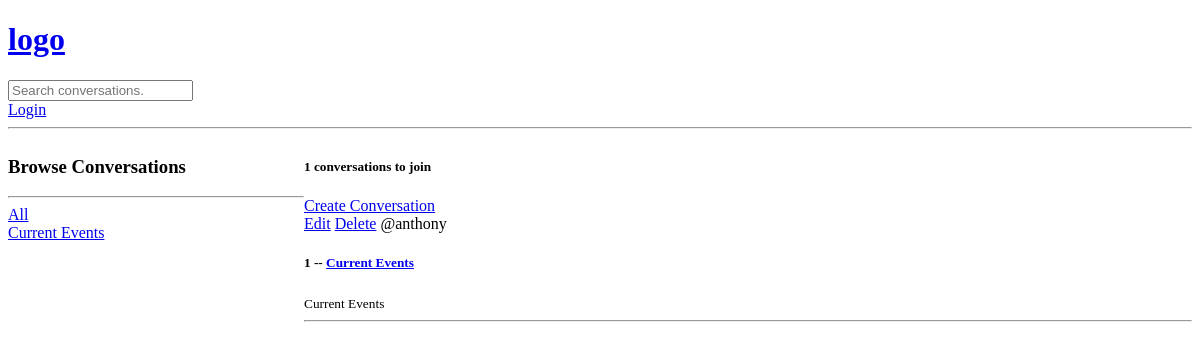
/, run on an earlier commit of the app's database.
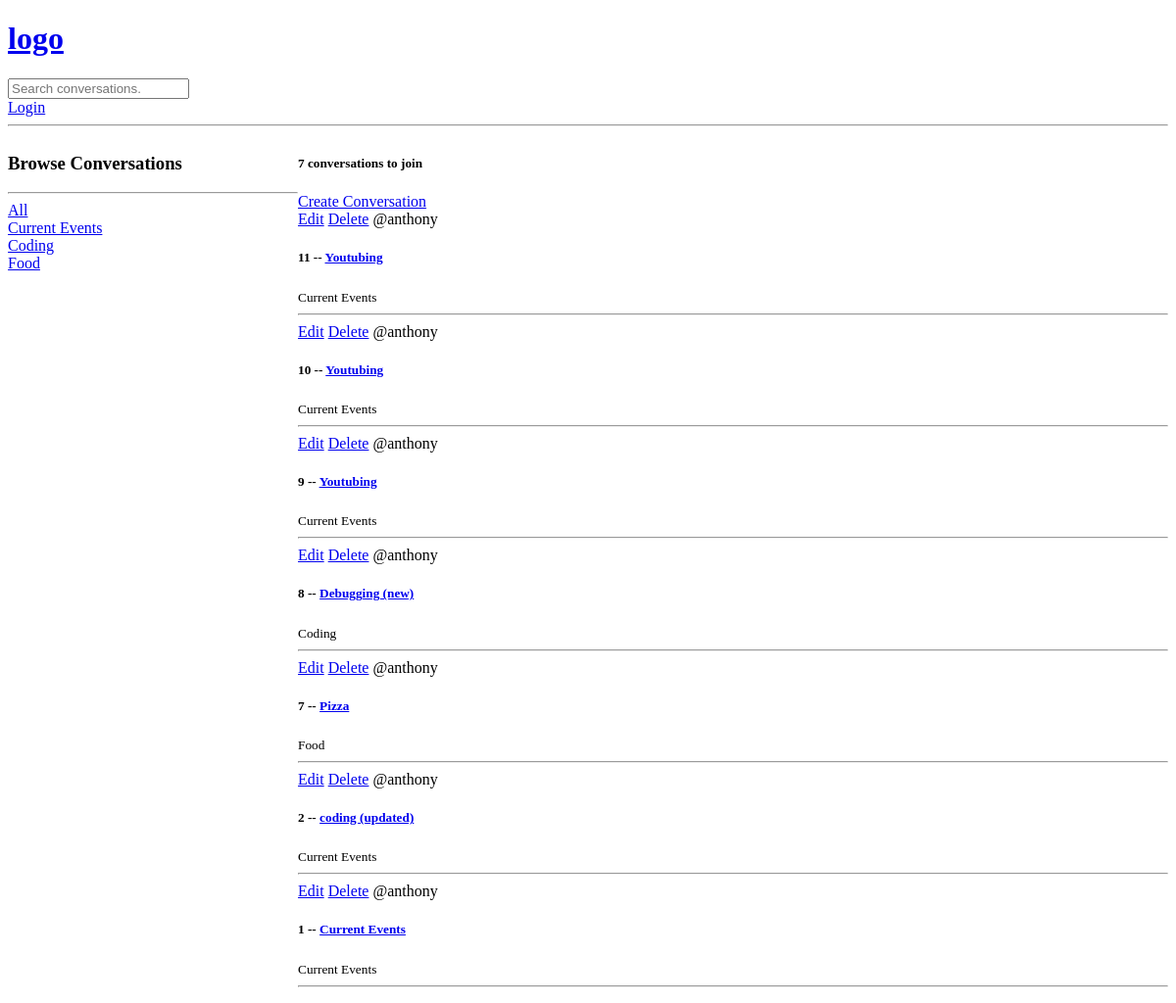
And on a later commit of the database.
### main/models.py (models this page shows, shortened)
class Topic(models.Model):
    name = models.CharField(max_length=200)

class Conversation(models.Model):
    host =  models.ForeignKey(User, on_delete=models.SET_NULL, null=True)
    topic = models.ForeignKey(Topic, on_delete=models.SET_NULL, null=True)
    name = models.CharField(max_length=200)
    description = models.TextField(null=True, blank=True)
    updated = models.DateField(auto_now=True)
    created = models.DateTimeField(auto_now_add=True)
    class Meta:
        ordering = ['-updated', '-created']

### main/views.py (the view)
# urls.py: path("", views.index, name="index"),
def index(request):
    q = request.GET.get('q') if request.GET.get('q') != None else ''
    conversations = Conversation.objects.filter(
        Q(topic__name__icontains=q) |
        Q(name__icontains=q) |
        Q(description__icontains=q)
        )
    topics = Topic.objects.all()
    conversation_count = conversations.count()
    context = {'conversations': conversations, 'topics': topics, 'conversation_count': conversation_count}
    return render(request, 'base/home.html', context)

### main/templates/base/home.html (shortened to what this page needs)
<!DOCTYPE html>
<html lang="en">
<head>
</head>
<body>
    {% extends 'main.html' %}
    {% block content %}
    <div class="home-container">
        <div>
            <h3>Browse Conversations</h3>
            <hr>
            <div>
                <a href="{% url 'index' %}">All</a>
            </div>
            {% for topic in topics %}
                <div>
                    <a href="{% url 'index' %}?q={{topic.name}}">{{topic.name}}</a>
                </div>
            {% endfor %}
        </div>
        <div>
            <h5>{{conversation_count}} conversations to join</h5>
            <a href="{% url 'create-conversation' %}">Create Conversation</a>
            {% for convo in conversations %}
            <div>
                <a href="{% url 'update-conversation' convo.id %}">Edit</a>
                <a href="{% url 'delete-conversation' convo.id %}">Delete</a>
                <span>@{{convo.host.username}}</span>
                <h5>{{convo.id}} -- <a href="{% url 'conversation' convo.id %}">{{convo.name}}</a></h5>
                <small>{{convo.topic.name}}</small>
                <hr>
            </div>
            {% endfor %}
        </div>
    </div>
    {% endblock %}

### templates/main.html (shortened to what this page needs)
<!DOCTYPE html>
<html lang="en">
<head>
</head>
<body>
    {% include 'navbar.html' %}
    {% block content %}
    {% endblock %}
</body>
</html>

### templates/navbar.html
<a href="/">
    <h1>logo</h1>
</a>
<form action="{% url 'index' %}" method="GET">
    <input type="text" name="q" placeholder="Search conversations." />
</form>
{% if request.user.is_authenticated %}
<a href="{% url 'logout' %}">Logout</a>
{% else %}
<a href="{% url 'login' %}">Login</a>
{% endif %}
<hr>

### main/templates/base/home.html (style rules this page uses)
.home-container { display: grid; grid-template-columns: 1fr 3fr; }

What changed in the data, as far as the page shows it:
added Topic: name "Coding"
added Topic: name "Food"
added Conversation: host.username "anthony", id "11", name "Youtubing", topic.name "Current Events"
added Conversation: host.username "anthony", id "10", name "Youtubing", topic.name "Current Events"
added Conversation: host.username "anthony", id "9", name "Youtubing", topic.name "Current Events"
added Conversation: host.username "anthony", id "8", name "Debugging (new)", topic.name "Coding"
added Conversation: host.username "anthony", id "7", name "Pizza", topic.name "Food"
added Conversation: host.username "anthony", id "2", name "coding (updated)", topic.name "Current Events"
Also different on the page:
{{ conversation_count }}: "1" → "7"
